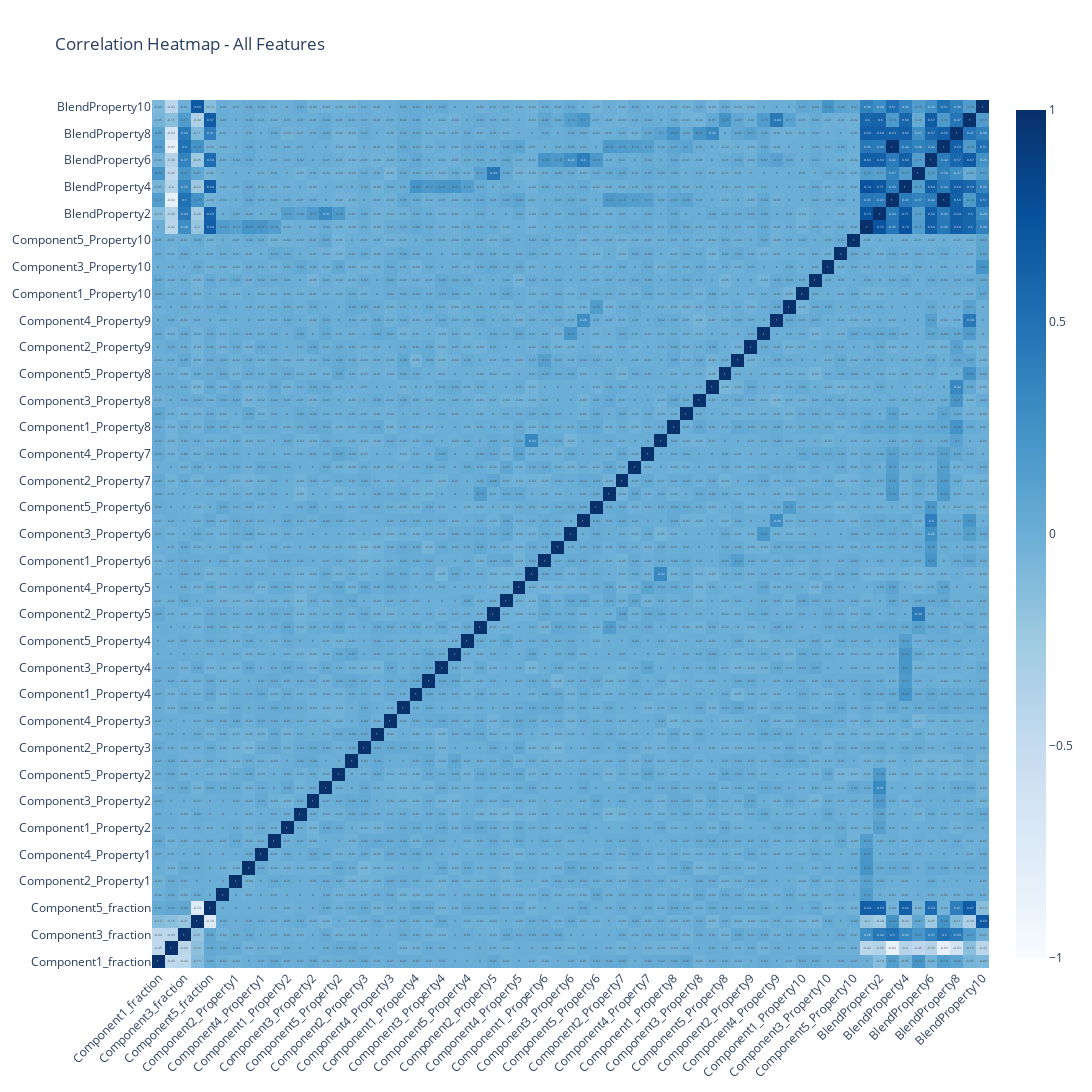

The code cell stored with this chart in its notebook:
### Markdown cell above
Key Patterns Identified
1. `Component1_fraction` (Bottom Row)
    - Weak correlations across all blend properties (-0.09 to 0.22)
    - Minimal impact on final blend characteristics
    - Most correlations are near zero, suggesting limited predictive power

2. `Component2_fraction` (Second Row)
    - Strong negative correlations with most blend properties (-0.83 to -0.15)
    - Particularly strong negative impact on `BlendProperty7` (-0.83)
    - Consistent negative influence across `BlendProperty6-10`
    - Acts as a "diluting" component

3. `Component3_fraction` (Third Row)
    - Moderate positive correlations (0.17 to 0.50)
    - Strongest positive impact on `BlendProperty7` (0.50)
    - Balanced influence across different properties
    - Shows complementary behavior to Component2

4. `Component4_fraction` (Fourth Row)
    - Strong negative correlations with key properties (-0.74 to 0.24)
    - Extremely strong negative impact on `Component5_fraction` (-0.74)
    - Inverse relationship with `BlendProperty1` (-0.20) and `BlendProperty2` (-0.28)
    - Antagonistic component behavior

5. `Component5_fraction` (Fifth Row)
    - Strong positive correlations with multiple properties (0.41 to 0.67)
    - Highest positive impact on `BlendProperty9` (0.67)
    - Consistent positive influence across `BlendProperty8-10`
    - Acts as an "enhancing" component

Critical Insights
1. Component Roles:
    - `Component2` & `Component4`: Negative influencers - reduce blend properties
    - `Component3` & `Component5`: Positive enhancers - improve blend properties
    - `Component1`: Neutral/minimal impact - possibly a base or filler

2. Blend Property Groups:
- `BlendProperty1-5`: Show mixed correlations with different components
- `BlendProperty6-10`: Show stronger, more consistent patterns
- `BlendProperty7`: Shows extreme correlations (both +0.50 and -0.83)

### Code cell
# Full features
corr_matrix = train_data.corr()

fig = go.Figure(data=go.Heatmap(
    z=corr_matrix.values,
    x=corr_matrix.columns,
    y=corr_matrix.columns,
    colorscale='blues',
    zmid=0,
    text=np.round(corr_matrix.values, 2),
    texttemplate="%{text}",
))

fig.update_layout(
    title="Correlation Heatmap - All Features",
    width=1700,
    height=1300,
    xaxis_tickangle=-45
)

### Figure 1 — Plotly figure (JSON) as saved in the notebook; plotly's stock layout.template omitted (floating-point values rounded to 4 significant figures; data arrays with more than 128 entries replaced by an {"elided": "..."} marker saying what was removed)
{"data": [{"colorscale": [[0, "rgb(247,251,255)"], [0.125, "rgb(222,235,247)"], [0.25, "rgb(198,219,239)"], [0.375, "rgb(158,202,225)"], [0.5, "rgb(107,174,214)"], [0.625, "rgb(66,146,198)"], [0.75, "rgb(33,113,181)"], [0.875, "rgb(8,81,156)"], [1, "rgb(8,48,107)"]], "text": {"elided": "65x65 float values"}, "texttemplate": "%{text}", "type": "heatmap", "x": ["Component1_fraction", "Component2_fraction", "Component3_fraction", "Component4_fraction", "Component5_fraction", "Component1_Property1", "Component2_Property1", "Component3_Property1", "Component4_Property1", "Component5_Property1", "Component1_Property2", "Component2_Property2", "Component3_Property2", "Component4_Property2", "Component5_Property2", "Component1_Property3", "Component2_Property3", "Component3_Property3", "Component4_Property3", "Component5_Property3", "Component1_Property4", "Component2_Property4", "Component3_Property4", "Component4_Property4", "Component5_Property4", "Component1_Property5", "Component2_Property5", "Component3_Property5", "Component4_Property5", "Component5_Property5", "Component1_Property6", "Component2_Property6", "Component3_Property6", "Component4_Property6", "Component5_Property6", "Component1_Property7", "Component2_Property7", "Component3_Property7", "Component4_Property7", "Component5_Property7", "Component1_Property8", "Component2_Property8", "Component3_Property8", "Component4_Property8", "Component5_Property8", "Component1_Property9", "Component2_Property9", "Component3_Property9", "Component4_Property9", "Component5_Property9", "Component1_Property10", "Component2_Property10", "Component3_Property10", "Component4_Property10", "Component5_Property10", "BlendProperty1", "BlendProperty2", "BlendProperty3", "BlendProperty4", "BlendProperty5", "BlendProperty6", "BlendProperty7", "BlendProperty8", "BlendProperty9", "BlendProperty10"], "y": ["Component1_fraction", "Component2_fraction", "Component3_fraction", "Component4_fraction", "Component5_fraction", "Component1_Property1", "Component2_Property1", "Component3_Property1", "Component4_Property1", "Component5_Property1", "Component1_Property2", "Component2_Property2", "Component3_Property2", "Component4_Property2", "Component5_Property2", "Component1_Property3", "Component2_Property3", "Component3_Property3", "Component4_Property3", "Component5_Property3", "Component1_Property4", "Component2_Property4", "Component3_Property4", "Component4_Property4", "Component5_Property4", "Component1_Property5", "Component2_Property5", "Component3_Property5", "Component4_Property5", "Component5_Property5", "Component1_Property6", "Component2_Property6", "Component3_Property6", "Component4_Property6", "Component5_Property6", "Component1_Property7", "Component2_Property7", "Component3_Property7", "Component4_Property7", "Component5_Property7", "Component1_Property8", "Component2_Property8", "Component3_Property8", "Component4_Property8", "Component5_Property8", "Component1_Property9", "Component2_Property9", "Component3_Property9", "Component4_Property9", "Component5_Property9", "Component1_Property10", "Component2_Property10", "Component3_Property10", "Component4_Property10", "Component5_Property10", "BlendProperty1", "BlendProperty2", "BlendProperty3", "BlendProperty4", "BlendProperty5", "BlendProperty6", "BlendProperty7", "BlendProperty8", "BlendProperty9", "BlendProperty10"], "z": {"elided": "65x65 float values"}, "zmid": 0}], "layout": {"height": 1300, "title": {"text": "Correlation Heatmap - All Features"}, "width": 1700, "xaxis": {"tickangle": -45}}}
